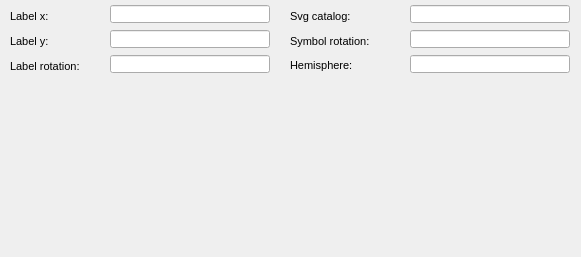
      <widget class="QWidget" name="page_28">
       <property name="geometry">
        <rect>
         <x>0</x>
         <y>0</y>
         <width>581</width>
         <height>257</height>
        </rect>
       </property>
       <attribute name="label">
        <string>Feature graphic design</string>
       </attribute>
       <widget class="QLineEdit" name="label_x">
        <property name="geometry">
         <rect>
          <x>110</x>
          <y>5</y>
          <width>160</width>
          <height>18</height>
         </rect>
        </property>
        <property name="text">
         <string/>
        </property>
       </widget>
       <widget class="QLineEdit" name="label_y">
        <property name="geometry">
         <rect>
          <x>110</x>
          <y>30</y>
          <width>160</width>
          <height>18</height>
         </rect>
        </property>
        <property name="text">
         <string/>
        </property>
       </widget>
       <widget class="QLineEdit" name="rotation">
        <property name="geometry">
         <rect>
          <x>410</x>
          <y>30</y>
          <width>160</width>
          <height>18</height>
         </rect>
        </property>
        <property name="text">
         <string/>
        </property>
       </widget>
       <widget class="QLineEdit" name="label_rotation">
        <property name="geometry">
         <rect>
          <x>110</x>
          <y>55</y>
          <width>160</width>
          <height>18</height>
         </rect>
        </property>
        <property name="text">
         <string/>
        </property>
       </widget>
       <widget class="QLabel" name="label_label_x">
        <property name="geometry">
         <rect>
          <x>10</x>
          <y>5</y>
          <width>90</width>
          <height>22</height>
         </rect>
        </property>
        <property name="font">
         <font>
          <pointsize>8</pointsize>
         </font>
        </property>
        <property name="frameShape">
         <enum>QFrame::NoFrame</enum>
        </property>
        <property name="frameShadow">
         <enum>QFrame::Plain</enum>
        </property>
        <property name="text">
         <string>Label x:</string>
        </property>
        <property name="textFormat">
         <enum>Qt::AutoText</enum>
        </property>
        <property name="scaledContents">
         <bool>false</bool>
        </property>
        <property name="alignment">
         <set>Qt::AlignLeading|Qt::AlignLeft|Qt::AlignVCenter</set>
        </property>
        <property name="margin">
         <number>3</number>
        </property>
       </widget>
       <widget class="QLabel" name="label_label_y">
        <property name="geometry">
         <rect>
          <x>10</x>
          <y>30</y>
          <width>90</width>
          <height>22</height>
         </rect>
        </property>
        <property name="font">
         <font>
          <pointsize>8</pointsize>
         </font>
        </property>
        <property name="frameShape">
         <enum>QFrame::NoFrame</enum>
        </property>
        <property name="frameShadow">
         <enum>QFrame::Plain</enum>
        </property>
        <property name="text">
         <string>Label y:</string>
        </property>
        <property name="textFormat">
         <enum>Qt::AutoText</enum>
        </property>
        <property name="scaledContents">
         <bool>false</bool>
        </property>
        <property name="alignment">
         <set>Qt::AlignLeading|Qt::AlignLeft|Qt::AlignVCenter</set>
        </property>
        <property name="margin">
         <number>3</number>
        </property>
       </widget>
       <widget class="QLabel" name="label_label_rotation">
        <property name="geometry">
         <rect>
          <x>10</x>
          <y>55</y>
          <width>101</width>
          <height>22</height>
         </rect>
        </property>
        <property name="font">
         <font>
          <pointsize>8</pointsize>
         </font>
        </property>
        <property name="frameShape">
         <enum>QFrame::NoFrame</enum>
        </property>
        <property name="frameShadow">
         <enum>QFrame::Plain</enum>
        </property>
        <property name="text">
         <string>Label rotation:</string>
        </property>
        <property name="textFormat">
         <enum>Qt::AutoText</enum>
        </property>
        <property name="scaledContents">
         <bool>false</bool>
        </property>
        <property name="alignment">
         <set>Qt::AlignLeading|Qt::AlignLeft|Qt::AlignVCenter</set>
        </property>
        <property name="margin">
         <number>3</number>
        </property>
       </widget>
       <widget class="QLabel" name="label_symbol_rotation">
        <property name="geometry">
         <rect>
          <x>290</x>
          <y>30</y>
          <width>111</width>
          <height>22</height>
         </rect>
        </property>
        <property name="font">
         <font>
          <pointsize>8</pointsize>
         </font>
        </property>
        <property name="frameShape">
         <enum>QFrame::NoFrame</enum>
        </property>
        <property name="frameShadow">
         <enum>QFrame::Plain</enum>
        </property>
        <property name="text">
         <string>Symbol rotation:</string>
        </property>
        <property name="textFormat">
         <enum>Qt::AutoText</enum>
        </property>
        <property name="scaledContents">
         <bool>false</bool>
        </property>
        <property name="alignment">
         <set>Qt::AlignLeading|Qt::AlignLeft|Qt::AlignVCenter</set>
        </property>
        <property name="margin">
         <number>3</number>
        </property>
       </widget>
       <widget class="QLineEdit" name="hemisphere">
        <property name="geometry">
         <rect>
          <x>410</x>
          <y>55</y>
          <width>160</width>
          <height>18</height>
         </rect>
        </property>
        <property name="text">
         <string/>
        </property>
       </widget>
       <widget class="QLabel" name="label_hemisphere">
        <property name="geometry">
         <rect>
          <x>290</x>
          <y>54</y>
          <width>111</width>
          <height>22</height>
         </rect>
        </property>
        <property name="font">
         <font>
          <pointsize>8</pointsize>
         </font>
        </property>
        <property name="frameShape">
         <enum>QFrame::NoFrame</enum>
        </property>
        <property name="frameShadow">
         <enum>QFrame::Plain</enum>
        </property>
        <property name="text">
         <string>Hemisphere:</string>
        </property>
        <property name="textFormat">
         <enum>Qt::AutoText</enum>
        </property>
        <property name="scaledContents">
         <bool>false</bool>
        </property>
        <property name="alignment">
         <set>Qt::AlignLeading|Qt::AlignLeft|Qt::AlignVCenter</set>
        </property>
        <property name="margin">
         <number>3</number>
        </property>
       </widget>
       <widget class="QLabel" name="label_svg">
        <property name="geometry">
         <rect>
          <x>290</x>
          <y>5</y>
          <width>111</width>
          <height>22</height>
         </rect>
        </property>
        <property name="font">
         <font>
          <pointsize>8</pointsize>
         </font>
        </property>
        <property name="frameShape">
         <enum>QFrame::NoFrame</enum>
        </property>
        <property name="frameShadow">
         <enum>QFrame::Plain</enum>
        </property>
        <property name="text">
         <string>Svg catalog:</string>
        </property>
        <property name="textFormat">
         <enum>Qt::AutoText</enum>
        </property>
        <property name="scaledContents">
         <bool>false</bool>
        </property>
        <property name="alignment">
         <set>Qt::AlignLeading|Qt::AlignLeft|Qt::AlignVCenter</set>
        </property>
        <property name="margin">
         <number>3</number>
        </property>
       </widget>
       <widget class="QLineEdit" name="svg">
        <property name="geometry">
         <rect>
          <x>410</x>
          <y>5</y>
          <width>160</width>
          <height>18</height>
         </rect>
        </property>
        <property name="text">
         <string/>
        </property>
       </widget>
      </widget>
